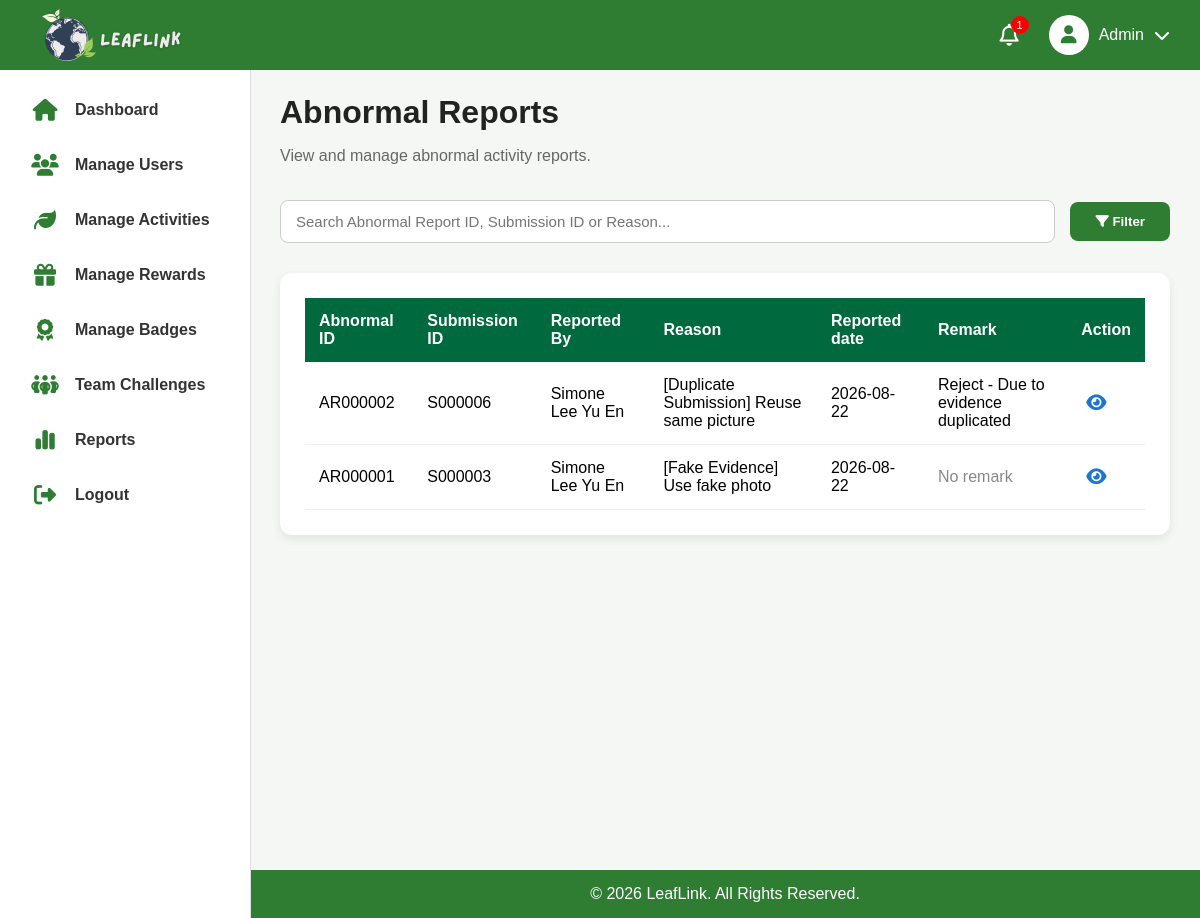
Page /admin/abnormal_reports/manage_abnormalreport.php on the committed database.
### tables this page shows
CREATE TABLE `abnormalreport` (
  `abnormalId` varchar(11) NOT NULL,
  `submissionId` varchar(11) NOT NULL,
  `moderatorId` varchar(11) NOT NULL,
  `reason` text NOT NULL,
  `reportDate` date NOT NULL,
  `remark` varchar(500) DEFAULT NULL
);

CREATE TABLE `user` (
  `userId` varchar(11) NOT NULL,
  `roleId` varchar(11) NOT NULL,
  `fullName` varchar(100) NOT NULL,
  `emailAddress` varchar(100) NOT NULL,
  `phoneNumber` varchar(20) NOT NULL,
  `password` varchar(100) NOT NULL,
  `dateOfBirth` date NOT NULL
);

### admin/abnormal_reports/manage_abnormalreport.php (the view, shortened to what this page needs)
<?php
    include '../includes/header.php';
    include '../includes/sidebar.php';
    include '../../database/db_connect.php';
    $search = "";
    $sql =
        "SELECT
            ar.abnormalId,
            ar.submissionId,
            ar.moderatorId,
            ar.reason,
            ar.reportDate,
            ar.remark,
            u.fullName AS moderatorName
        FROM abnormalreport ar
        LEFT JOIN user u
        ON ar.moderatorId = u.userId
        WHERE 1";
    $sql .= "
        ORDER BY ar.reportDate DESC, ar.abnormalId DESC";
    $reportQuery = mysqli_query($conn, $sql);
?>
<main class="main-content">
    <h1 class="dashboard-title">Abnormal Reports</h1>
    <p class="dashboard-subtitle">
        View and manage abnormal activity reports.
    </p>
    <form class="toolbar" method="GET">
        <input
            type="text"
            name="search"
            class="search-box"
            placeholder="Search Abnormal Report ID, Submission ID or Reason..."
            value="<?= $search; ?>">
        <button type="submit" class="filter-btn">
            <i class="fa-solid fa-filter"></i>
            Filter
        </button>
    </form>
    <div class="table-card">
        <table class="recent-table">
            <thead>
                <tr>
                    <th>Abnormal ID</th>
                    <th>Submission ID</th>
                    <th>Reported By</th>
                    <th>Reason</th>
                    <th>Reported date</th>
                    <th>Remark</th>
                    <th>Action</th>
                </tr>
            </thead>
            <tbody>
                <?php
                    if(mysqli_num_rows($reportQuery) > 0){
                        while($row = mysqli_fetch_assoc($reportQuery)){
                ?>
                <tr>
                    <td><?= $row['abnormalId']; ?></td>
                    <td><?= $row['submissionId']; ?></td>
                    <td>
                        <?php
                            if(!empty($row['moderatorName'])){
                                echo $row['moderatorName'];
                            }else{
                                echo $row['moderatorId'];
                            }
                        ?>
                    </td>
                    <td><?= $row['reason']; ?></td>
                    <td><?= $row['reportDate']; ?></td>
                    <td>
                        <?php
                            if(!empty($row['remark'])): ?>
                                <?= $row['remark']; ?>
                            <?php else: ?>
                                <span style="color:#888;">
                                    No remark
                                </span>
                            <?php endif; ?>
                    </td>
                    <td>
                        <a
                            href="abnormal_report_details.php?abnormalId=<?= $row['abnormalId']; ?>"
                            class="action-btn view-btn"
                            title="View Report">
                                <i class="fa-solid fa-eye"></i>
                        </a>
                    </td>
                </tr>
                <?php
                        }
                } ?>
            </tbody>
        </table>
    </div>
</main>
<?php
    include '../includes/footer.php';
?>

### admin/admin.css (style rules this page uses)
body { margin: 0; background: #F5F7F5; font-family: Arial, Helvetica, sans-serif; }
.main-content { flex: 1; margin-left: 250px; margin-top: 70px; padding: 3px 30px 30px; background: #F5F7F5; }
.main-content h1 { margin-bottom: 15px; color: #222; }
.main-content p { color: #666; }
.dashboard-title { margin-bottom: 8px; color: #2E7D32; }
.dashboard-subtitle { color: #666; margin-bottom: 35px; }
.table-card { background: white; margin-top: 30px; padding: 25px; border-radius: 12px; box-shadow: 0 4px 10px rgba(0, 0, 0, 0.08); }
.recent-table { width: 100%; border-collapse: collapse; }
.recent-table th { background: #00693E; color: white; padding: 14px; text-align: left; }
.recent-table td { padding: 14px; border-bottom: 1px solid #EEEEEE; }
.toolbar { display: flex; align-items: center; gap: 15px; margin-bottom: 25px; }
.search-box { flex: 1; padding: 12px 15px; border: 1px solid #CCCCCC; border-radius: 8px; font-size: 15px; }
.filter-btn { background: #2E7D32; color: white; border: none; padding: 12px 25px; border-radius: 8px; cursor: pointer; font-weight: bold; }
.action-btn { border: none; background: none; cursor: pointer; font-size: 18px; margin: 0 5px; }
.view-btn { color: #1976D2; }

### rows in the picture
abnormalreport: abnormalId "AR000002", submissionId "S000006", moderatorId.fullName "Simone Lee Yu En", reason "[Duplicate Submission] Reuse same picture", reportDate "2026-08-22", remark "Reject - Due to evidence duplicated"
abnormalreport: abnormalId "AR000001", submissionId "S000003", moderatorId.fullName "Simone Lee Yu En", reason "[Fake Evidence] Use fake photo", reportDate "2026-08-22", shows "No remark"

### other values in the picture
$notificationCount "1"
$fullname "Admin"
